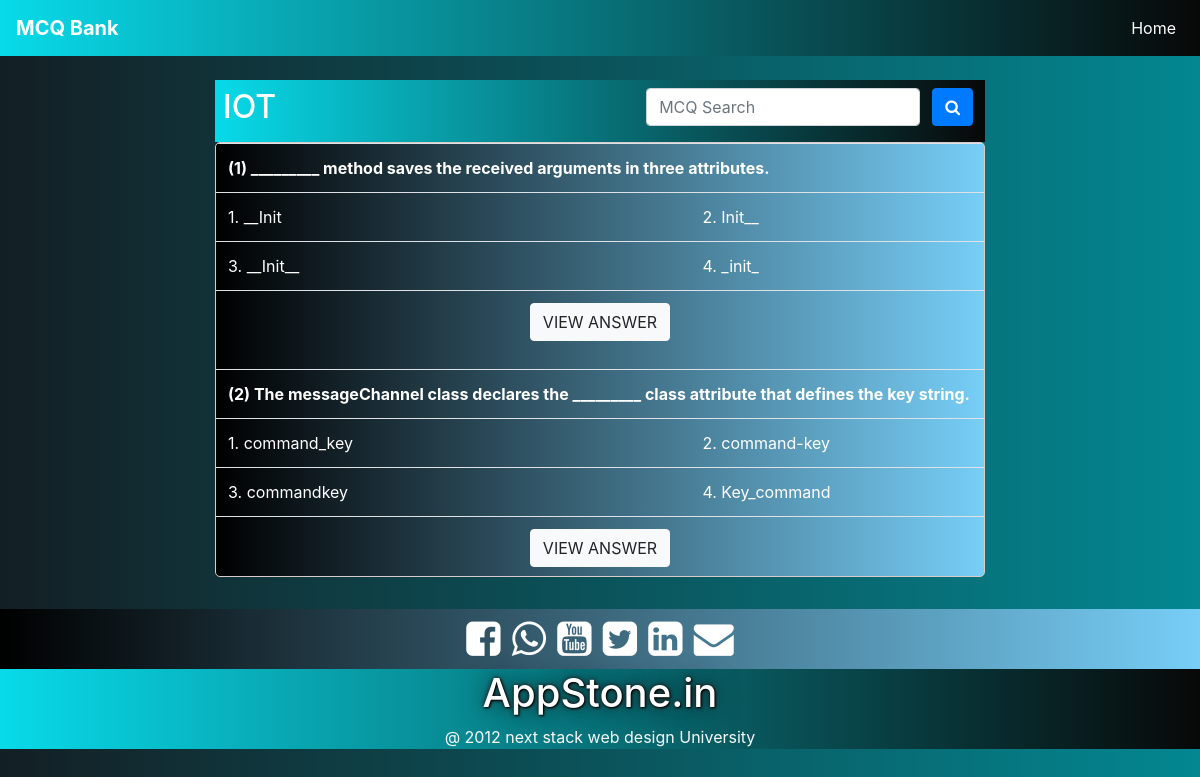
The app's page /student/MCQ_view/View.php?subject=IOT (signed in) with its own data.
### tables this page shows
CREATE TABLE `mcq_question` (
  `m_id` int(11) NOT NULL,
  `m_subject` varchar(255) NOT NULL,
  `m_question` varchar(255) NOT NULL,
  `op1` varchar(255) NOT NULL,
  `op2` varchar(255) NOT NULL,
  `op3` varchar(255) NOT NULL,
  `op4` varchar(255) NOT NULL,
  `correct_option` varchar(255) NOT NULL,
  `explantion` varchar(255) NOT NULL,
  `uploded_by` varchar(255) NOT NULL
);

### student/MCQ_view/View.php (the view, shortened to what this page needs)
<!DOCTYPE html>
<html lang="en">
<head>
    <link rel="stylesheet" href="../../style/bootstrap.min.css">
    <link rel="stylesheet" href="https://stackpath.bootstrapcdn.com/font-awesome/4.7.0/css/font-awesome.min.css">
    <link rel="stylesheet" href="../design/style.css">
</head>
<body>
    <header>
        <nav class="navbar navbar-expand-lg navbar-dark bg-dark">
            <a class="navbar-brand text-capitalize"><b>MCQ Bank</b></a>
            <div class="collapse navbar-collapse" id="navbarSupportedContent">
              <ul class="navbar-nav ml-auto">
                <li class="nav-item active">
                  <a class="nav-link" href="../Student_View.php">Home</a>
                </li>
              </ul>
            </div>
       </nav>
    </header>
    <?php
      if(isset($_SESSION['user_id'])){
          if(isset($_GET['subject'])){
            $subject = $_GET['subject'];
            echo '<div class="container-fluid my-2">
                    <div class="row justify-content-center">
                        <div class="col-lg-8 col-md-10 col-12 pt-3">
                            <div class="bg-info text-left text-white p-2"  id="mcq_head">
                                <h2>'.$subject.'
                                <form style="display:inline-flex; float:right;" action="" method="POST">
                                  <input class="form-control mr-sm-2" type="text" name="mcq_question_search" placeholder="MCQ Search" aria-label="Search">
                                  <button class="btn btn-primary mx-1" type="submit" name="mcq_search"><i class="fa fa-search" aria-hidden="true"></i></button>
                                </form></h2>
                            </div>
                            <div id="scroll_question" class="mb-2">
                            <table class="table">
                                <tbody>';
            $conn = new mysqli("localhost", "root","","question_bank_db");
            if(isset($_POST['mcq_search'])){
              $search = $_POST['mcq_question_search'];
              $sql = "SELECT * FROM mcq_question WHERE m_subject='$subject' AND m_question='$search' OR explantion='$search'";
              $key = 0;
              $result = $conn->query($sql);
              if($result->num_rows > 0){
                  while($row = $result->fetch_assoc()){
                      $key += 1;
                      echo '
                              <tr>
                                  <th scope="col" colspan="2">('.$key.') '.$row['m_question'].'</th>
                              </tr>
                              <tr>
                                  <td scope="col">1. '.$row['op1'].'</td>
                                  <td scope="col">2. '.$row['op2'].'</td>
                              </tr>
                              <tr>
                                  <td scope="col">3. '.$row['op3'].'</td>
                                  <td scope="col">4. '.$row['op4'].'</td>
                              </tr>
                              <tr><td scope="col" colspan="2">
                              <p class="text-center">
                                  <a class="btn btn-light" data-toggle="collapse" href="#collapseExample'.$key.'" role="button" aria-expanded="false" aria-controls="collapseExample'.$key.'">
                                    VIEW ANSWER
                                  </a>
                              </p>';
                          if($row['correct_option'] == 1){
                              echo '<div class="collapse" id="collapseExample'.$key.'">
                                      <div class="card card-body mb-3">
                                          <h3>1. '.$row['op1'].'</h3>
                                          <h6>'.$row['explantion'].'</h6>
                                      </div>
                                      </div>';
                          }
                          else if($row['correct_option'] == 2){
                              echo '<div class="collapse" id="collapseExample'.$key.'">
                                          <div class="card card-body mb-3">
                                              <h3>2. '.$row['op2'].'</h3>
                                              <h6>'.$row['explantion'].'</h6>
                                          </div>
                                      </div>';
                          }
                          else if($row['correct_option'] == 3){
                              echo '<div class="collapse" id="collapseExample'.$key.'">
                                          <div class="card card-body mb-3">
                                              <h3>3. '.$row['op3'].'</h3>
                                              <h6>'.$row['explantion'].'</h6>
                                          </div>
                                      </div>';
                          }
                          else{
                              echo '<div class="collapse" id="collapseExample'.$key.'">
                                          <div class="card card-body mb-3">
                                              <h3>4. '.$row['op4'].'</h3>
                                              <h6>'.$row['explantion'].'</h6>
                                          </div>
                                      </div>';
                          }
                          echo '</td></tr>';
                    }
                  }
                  else{
                    echo '
                          <tr>
                              <th scope="col" colspan="2">('.$key.') None </th>
                          </tr>
                          <tr>
                              <td scope="col">1. None</td>
                              <td scope="col">2. None</td>
                          </tr>
                          <tr>
                              <td scope="col">3. None</td>
                              <td scope="col">4. None</td>
                          </tr>
                          <tr><td scope="col" colspan="2">
                              <p class="text-center">
                                  <a class="btn btn-light" data-toggle="collapse" href="#collapseExample" role="button" aria-expanded="false" aria-controls="collapseExample'.$key.'">
                                    VIEW ANSWER
                                  </a>
                              </p>
                              <div class="collapse" id="collapseExample">
                                  <div class="card card-body mb-3">
                                      <h3>None</h3>
                                      <h6>None</h6>
                                  </div>
                              </div>
                          </td></tr>';
                }
           }
           else{
            $sql = "SELECT * FROM mcq_question WHERE m_subject='$subject' ORDER BY m_id DESC";
            $key = 0;
            $result = $conn->query($sql);
            if($result->num_rows > 0){
                while($row = $result->fetch_assoc()){
                    $key += 1;
                    echo '
                            <tr>
                                <th scope="col" colspan="2">('.$key.') '.$row['m_question'].'</th>
                            </tr>
                            <tr>
                                <td scope="col">1. '.$row['op1'].'</td>
                                <td scope="col">2. '.$row['op2'].'</td>
                            </tr>
                            <tr>
                                <td scope="col">3. '.$row['op3'].'</td>
                                <td scope="col">4. '.$row['op4'].'</td>
                            </tr>
                            <tr><td scope="col" colspan="2">
                            <p class="text-center">
                                <a class="btn btn-light" data-toggle="collapse" href="#collapseExample'.$key.'" role="button" aria-expanded="false" aria-controls="collapseExample'.$key.'">
                                  VIEW ANSWER
                                </a>
                            </p>';
                        echo '</td></tr>';
               }
             }
           }
                            echo '</tbody>
                            </table>
                            </div>
                            </div>
                    </div>
                </div>';
        }
      }
      else{
        header("location:../teacher_login.html");
      }
    ?>
  <section >
        <div class="container-fluid bg-secondary mt-4" style="font-size:40px;" id="footer1">
          <div class="row justify-content-lg-center" >
            <div class="col-lg-8 col-md-10 col-12 text-center">
              <i class="fa fa-facebook-square" aria-hidden="true"></i>
              <i class="fa fa-whatsapp" aria-hidden="true"></i>
              <i class="fa fa-youtube-square" aria-hidden="true"></i>
              <i class="fa fa-twitter-square" aria-hidden="true"></i>
              <i class="fa fa-linkedin-square" aria-hidden="true"></i>
              <i class="fa fa-envelope" aria-hidden="true"></i>
            </div>
           </div>
        </div>
    </section>
    <section>
        <div class="container-fluid bg-dark" id="footer2">
          <div class="row justify-content-lg-center">
            <div class="col-lg-6 col-md-6 col-12 text-center">
              <h1 class="text-center">AppStone.in</h1>
                <a class="text-light">@ 2012 next stack web design University</a>
            </div>
          </div>
        </div>
   </section>
</body>
</html>

### student/design/style.css (style rules this page uses)
nav { background: linear-gradient(to right, #08dae9 0%,#080808 100%); }
h1 { color: rgb(255, 255, 255); text-shadow: 1px 1px 2px #000000, 0px 0px 25px #0c0c0cc4, 0px 0px 5px#330909; }
body { background: linear-gradient(to right, #131f24 0%, #038791 100%); color: #ffffff; }
#scroll_question { overflow-y: scroll; height:12cm; background: linear-gradient(to right, #000000 0%,#77cef7 100%); }
table td,th { color: #ffffff; }
#mcq_head { background: linear-gradient(to right, #08dae9 0%,#080808 100%); }
#footer1 { background: linear-gradient(to right, #000000 0%,#77cef7 100%); }
#footer2 { background: linear-gradient(to right, #08dae9 0%,#080808 100%); }

### student/MCQ_view/View.php (style rules this page uses)
#scroll_question { overflow-y: scroll; height: 11.5cm; border: 1px solid #dacbcb; border-radius: 5px; }

### records on screen
mcq_question: m_question "_________ method saves the received arguments in three attributes.", op1 "__Init", op2 "Init__", op3 "__Init__", op4 "_init_"
mcq_question: m_question "The messageChannel class declares the _________ class attribute that defines the key string.", op1 "command_key", op2 "command-key", op3 "commandkey", op4 "Key_command"

### other values on screen
$subject "IOT"
